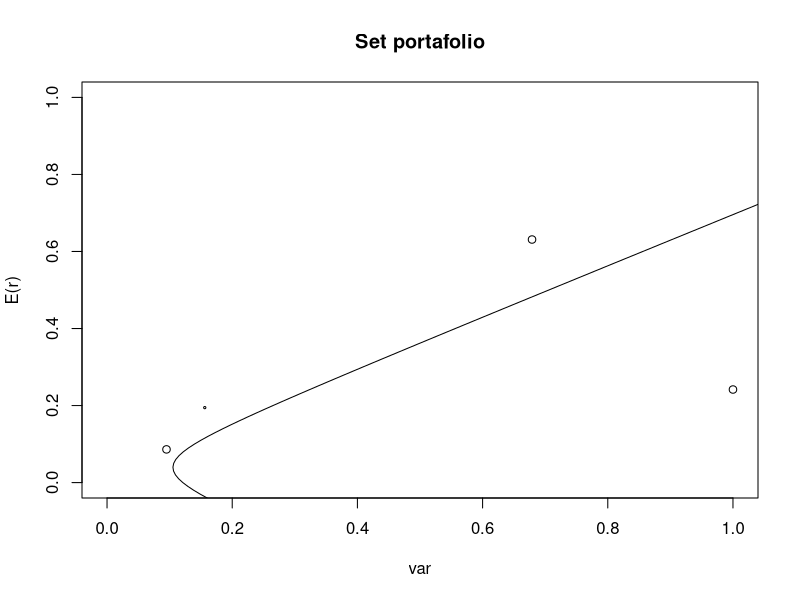

The R source for this figure: (Note: this script raises an error after producing the figure.)
  # -----------------------------------------------------------------
  #                   17 de septiembre 2025
  #                        Práctica 1 en R
  #                           Taller
  #                  Lizzeth Gómez Rodríguez
  # ------------------------------------------------------------------
  
  getwd()
  setwd("./Taller/")
  
  # Cargamos Matriz de Retornos
  library(readxl)
  R <- read_excel("Taller_Data_activos_clase.xlsx")
  
  # Convertimos a Matriz y quitamos la fecha
  R <- as.matrix(R[,-1])
  
  # Vector de retorno anual (integra a todos los activos)
  mu <- colMeans(R)*252 #Promedio anualizado
  mu
  
  # Matriz de varianzas-covarianzas
  sigma <- var(R)*252
  
  # Volatilidad Desviacipon estándar
  # apply permite operar con: (base, 2 = columnas, aplicar la desviaión estándar)
  # 1 = aplica a filas
  SD_i <- apply(R,2,sd)*sqrt(252)
  SD_i
  
  # Matriz de correlaciones
  cor(R)
  
  # Métricas
  n <- ncol(R) # número de activos
  n
  w_naive = rep(1/n,n) # Portafolio sum(w) =1 pesos iguales
  w <- w_naive
  # w <- c(0.37,0.10,0.23,0.37,0.4,0,0)
  
  # creamos una funcionl, con solo un argumento, no se requieren las llaves
  # Funciones retorno y volatilidad
  p_r <- function(w) sum(w*mu) #Retorno del portafolio
  p_sd <- function(w) sqrt(t(w)%*%sigma%*%w) # volatilidad del portafolio (usamos transpuesta)
  
  # Matrices portafolio
  p_r(w)
  p_sd(w)
  
  # Ratio de diversificación
  div_ratio = p_sd(w) /SD_i[1]
  div_ratio
  
  # beta
  beta = cov(R%*%w, R[,1]) / var(R[,1]) #logica de columna Q
  beta
  
  # betas individuales
  beta_i <- apply(R,2,function(x) cov(x,R[,1]) / var(R[,1]))
  beta_i
  beta = sum(w*beta_i)
  
  # Ratios ajustados si:
  rf = 0.08
 

  # --------------------------------------------------------------
  # 24 de sep
  
  # ratiso ajustados si:
  rf = 0.08
  sharpe = (p_r(w) - rf) / p_sd(w) 
  # Que tanto está cernano a la tasa libre de riesgo (se busca una tasa alta)
  # Cunato se obtienen de retorno por unidad de riesgo
  
  
  Traynor = (p_r(w) - rf) / beta
  
  # Capital AsseT Pricing Model
  CAPM = rf + beta*(p_r(w) -rf)
  
  # Mínima varianza global
  # Multiplicamos la inversa de sigma, %*% es una operación matricial
  w_mvg <- solve(sigma)%*%rep(1,n) / as.numeric(t(rep(1,n))%*% solve(sigma)%*%rep(1,n))

  # Mínima varianza retorno target  
  p_MV <- function(mu_T) {
    v1 <- rep(1,n)
    A <- (t(v1)%*%solve(sigma)%*%v1)[1]
    B <- (t(mu)%*%solve(sigma)%*%v1)[1]
    C <- (t(v1)%*%solve(sigma)%*%mu)[1]
    D <- (t(mu)%*%solve(sigma)%*%mu)[1]
    delta <- A*D - B*C
    lambda1 <- (D-mu_T*C) / delta
    lambda2 <- (D-mu_T*A - B) / delta
    w_MV <- lambda1*solve(sigma)%*%v1 + lambda2*solve(sigma)%*%mu
    return(w_MV)
  }
  
  # Portafolio de mínima varianza global (MVG)
  p_MV(0.15)
  
  # Graficamos el portafolio
  # Espacio sd. E(r)
  plot(p_sd(w_mvg),p_r(w_mvg),
       xlim = c(0,1), ylim = c(0,1),
       xlab = "var",
       ylab = "E(r)",
       main = "Set portafolio")
  
  # Generamos la frontera
  mu_i = seq(-1,1,0.01)
  sd_i = sapply(mu_i, function(x) p_sd(p_MV(x)))
  lines(sd_i, mu_i)
  
  points(SD_i[7], mu[7])
  points(p_MV(mu[7]))
  
  # Métricas 1
  x = p_sd(w)
  y = p_r(w)
  points(x, y, cex = 0.3)
  
  r_f=0.08
  # Tangencia (REVISAR)
  p_tan<-function (r_f) {
    A = t(rep(1, n))%*%(solve(sigma)%*%rep(1, n))
    B = t (mu)%*%(solve(sigma)%*%rep (1, n))
    w_t = solve(sigma)%*%(mu-r_f*rep(1, n))/(B - A*r_f) [1]
    return (w_t)
  }
  p_tan()
  
  
  
  
  
  
  
  
  
  
  
  
  

